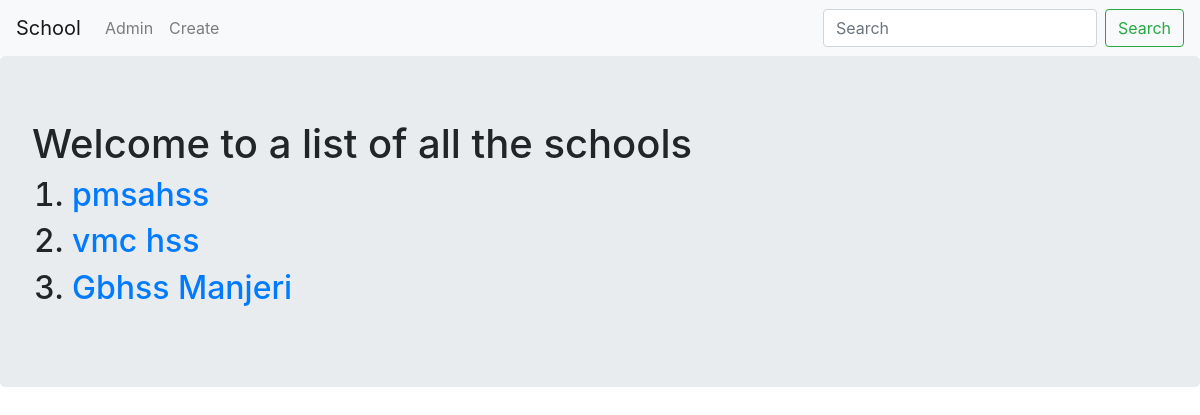
Page /thirdapp/first on the earlier database version.
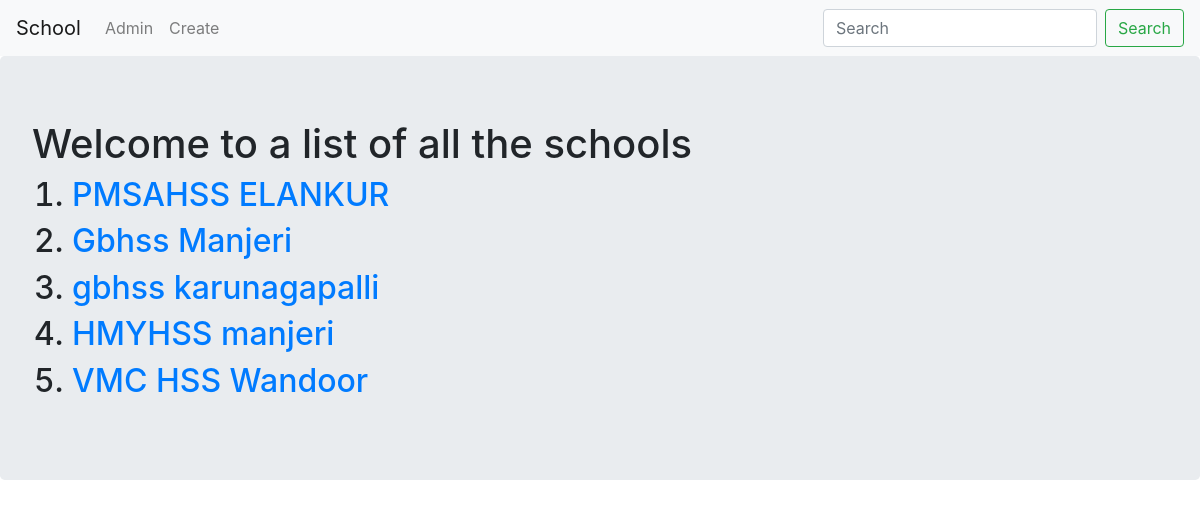
Same page on the later database version.
### thirdapp/models.py (models this page shows, shortened)
class School(models.Model):
    name=models.CharField(max_length=256)
    principal=models.CharField(max_length=256)
    location=models.CharField(max_length=256)

### thirdapp/views.py (the view)
# urls.py: path('first',SchoolListView.as_view(),name='list'), #CLASS BASED VIEW URL PATTERNS
class SchoolListView(ListView):
    context_object_name='schools'
    model=models.School
    template_name='school_list.html'

### thirdapp/templates/school_list.html
{%extends "base.html"%}
{%block content%}
<div class="jumbotron">
<h1>Welcome to a list of all the schools</h1>
<ol>
  {%for school in schools%}
  <h2><li><a href="{{school.id}}">{{school.name}}<a></li></h2>
  {%endfor%}
</ol>
</div>
{%endblock%}

### thirdapp/templates/base.html (shortened to what this page needs)
<!DOCTYPE html>
{%load static%}
<html lang="en" dir="ltr">
  <head>
     <link rel="stylesheet" href="https://stackpath.bootstrapcdn.com/bootstrap/4.4.1/css/bootstrap.min.css">
  </head>
  <body>
    <nav class="navbar navbar-expand-lg navbar-light bg-light">
    <div class="collapse navbar-collapse" id="navbarTogglerDemo01">
      <a class="navbar-brand" href="{%url 'basic_app:list'%}">School</a>
      <ul class="navbar-nav mr-auto mt-2 mt-lg-0">
          <li>
            <a class="nav-link" href="{%url 'admin:index'%}">Admin<span class="sr-only">(current)</span></a>
          </li>
          <li>
            <a class="nav-link" href="{%url 'basic_app:create'%}">Create<span class="sr-only">(current)</span></a>
          </li>
      </ul>
      <form class="form-inline my-2 my-lg-0">
        <input class="form-control mr-sm-2" type="search" placeholder="Search" aria-label="Search">
        <button class="btn btn-outline-success my-2 my-sm-0" type="submit">Search</button>
      </form>
    </div>
  </nav>
      {% block content %}
      {% endblock %}
  </body>
</html>

Differences in the rows shown:
removed School: name "vmc hss"
changed School: name "pmsahss" → "PMSAHSS ELANKUR"
added School: name "gbhss karunagapalli"
added School: name "HMYHSS manjeri"
added School: name "VMC HSS Wandoor"
